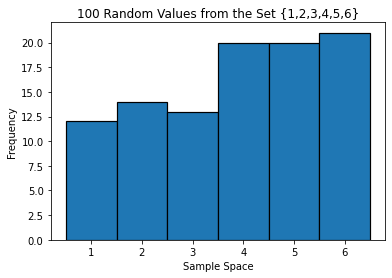

The Python source for this figure:
# -*- coding: utf-8 -*-
"""
Created on Fri Sep 16 16:42:26 2022

@author: palom
"""
import random
import matplotlib.pyplot as plt

X = [random.randint(1, 6) for x in range(100)]

plt.hist(X, range(1, 8), edgecolor='black', linewidth=1.2, align = 'left')
plt.xlabel('Sample Space')
plt.ylabel('Frequency')
plt.title('100 Random Values from the Set {1,2,3,4,5,6}')
